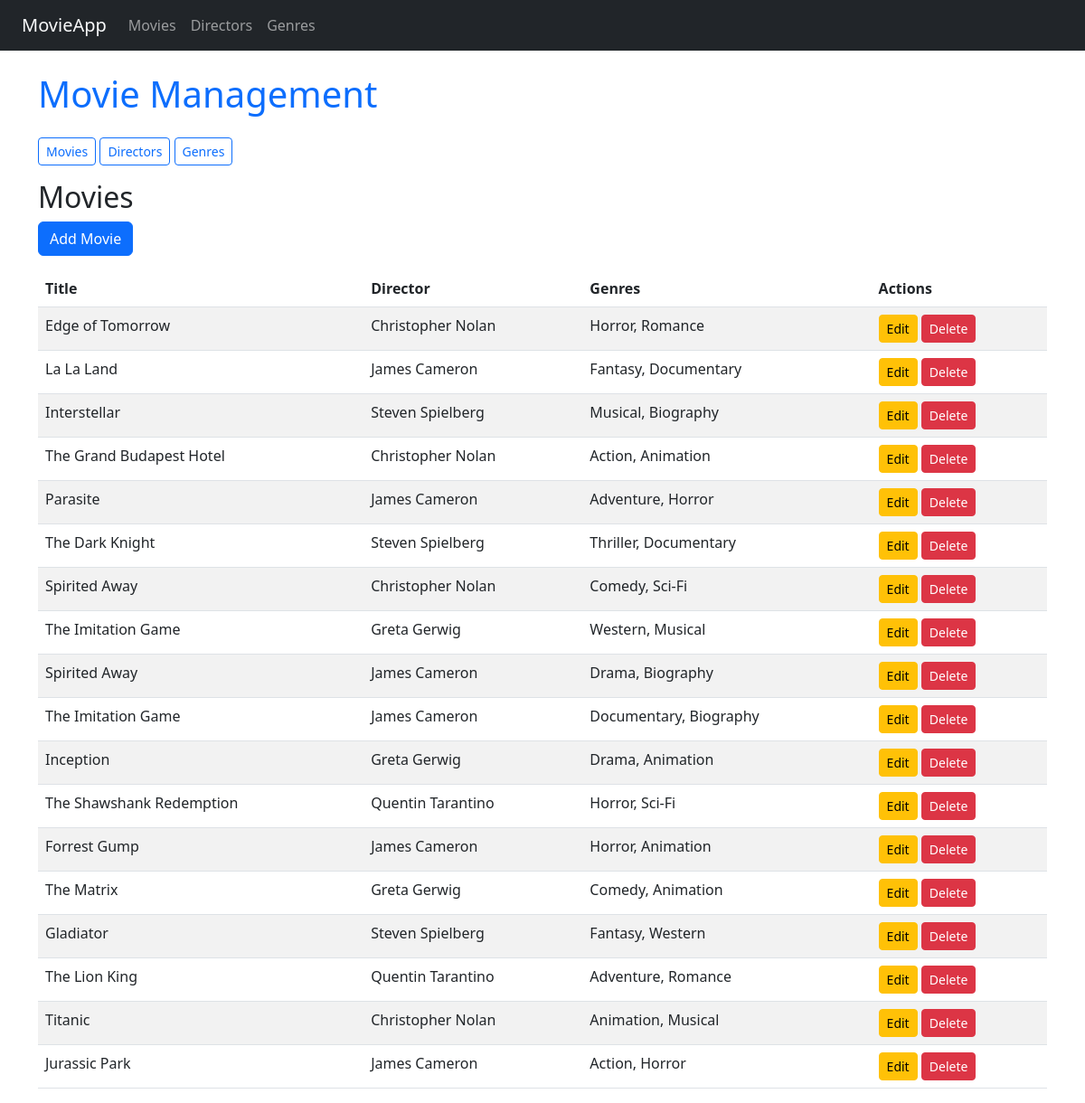
The page / on the database its author committed.
### zecapp/models.py (models this page shows, shortened)
class Movie(models.Model):
    title = models.CharField(max_length=100)
    description = models.TextField()
    director = models.ForeignKey(Director, on_delete=models.CASCADE,)
    genres = models.ManyToManyField(Genre)

class Director(models.Model):
    name = models.CharField(max_length=100)
    def __str__(self):
        return self.name

class Genre(models.Model):
    genre_name = models.CharField(max_length=100)

### zecapp/views.py (the view)
# urls.py: path('', views.movie_list, name='movie_list'),
def movie_list(request):
    movies = Movie.objects.all()
    return render(request, 'movies/movie_list.html', {'movies': movies})

### zecapp/templates/movies/movie_list.html
{% extends 'movies/base.html' %}
{% block content %}
  <h2>Movies</h2>
  <a href="{% url 'movie_create' %}" class="btn btn-primary mb-3">Add Movie</a>
  <table class="table table-striped">
    <thead>
      <tr>
        <th>Title</th>
        <th>Director</th>
        <th>Genres</th>
        <th>Actions</th>
      </tr>
    </thead>
    <tbody>
      {% for movie in movies %}
        <tr>
          <td>{{ movie.title }}</td>
          <td>{{ movie.director }}</td>
          <td>
            {% for genre in movie.genres.all %}
              {{ genre.genre_name }}{% if not forloop.last %}, {% endif %}
            {% endfor %}
          </td>
          <td>
            <a href="{% url 'movie_update' movie.pk %}" class="btn btn-warning btn-sm">Edit</a>
            <a href="{% url 'movie_delete' movie.pk %}" class="btn btn-danger btn-sm">Delete</a>
          </td>
        </tr>
      {% empty %}
        <tr><td colspan="4">No movies found.</td></tr>
      {% endfor %}
    </tbody>
  </table>
{% endblock %}

### zecapp/templates/movies/base.html (shortened to what this page needs)
<!DOCTYPE html>
<html>
<head>
    <link rel="stylesheet" href="https://cdn.jsdelivr.net/npm/bootstrap@5.3.0/dist/css/bootstrap.min.css">
</head>
<body>
    <nav class="navbar navbar-expand-lg navbar-dark bg-dark px-4">
        <a class="navbar-brand text-light" href="#">MovieApp</a>
        <div class="navbar-nav">
            <a class="nav-link" href="{% url 'movie_list' %}">Movies</a>
            <a class="nav-link" href="{% url 'director_list' %}">Directors</a>
            <a class="nav-link" href="{% url 'genre_list' %}">Genres</a>
        </div>
    </nav>
    <div class="container mt-4">
        <h1 class="mb-4 text-primary">Movie Management</h1>
        <div class="mb-3">
            <a href="{% url 'movie_list' %}" class="btn btn-outline-primary btn-sm">Movies</a>
            <a href="{% url 'director_list' %}" class="btn btn-outline-primary btn-sm">Directors</a>
            <a href="{% url 'genre_list' %}" class="btn btn-outline-primary btn-sm">Genres</a>
        </div>
        {% block content %}
        {% endblock %}
    </div>
</body>
</html>

### rows shown on the page
Movie: title "Edge of Tomorrow", director "Christopher Nolan"
Genre: genre_name "Horror"
Genre: genre_name "Romance"
Movie: title "La La Land", director "James Cameron"
Genre: genre_name "Fantasy"
Genre: genre_name "Documentary"
Movie: title "Interstellar", director "Steven Spielberg"
Genre: genre_name "Musical"
Genre: genre_name "Biography"
Movie: title "The Grand Budapest Hotel", director "Christopher Nolan"
Genre: genre_name "Action"
Genre: genre_name "Animation"
Movie: title "Parasite", director "James Cameron"
Genre: genre_name "Adventure"
Movie: title "The Dark Knight", director "Steven Spielberg"
Genre: genre_name "Thriller"
Movie: title "Spirited Away", director "Christopher Nolan"
Genre: genre_name "Comedy"
Genre: genre_name "Sci-Fi"
Movie: title "The Imitation Game", director "Greta Gerwig"
Genre: genre_name "Western"
Movie: title "Spirited Away", director "James Cameron"
Genre: genre_name "Drama"
Movie: title "The Imitation Game", director "James Cameron"
Movie: title "Inception", director "Greta Gerwig"
Movie: title "The Shawshank Redemption", director "Quentin Tarantino"
Movie: title "Forrest Gump", director "James Cameron"
Movie: title "The Matrix", director "Greta Gerwig"
Movie: title "Gladiator", director "Steven Spielberg"
Movie: title "The Lion King", director "Quentin Tarantino"
Movie: title "Titanic", director "Christopher Nolan"
Movie: title "Jurassic Park", director "James Cameron"
